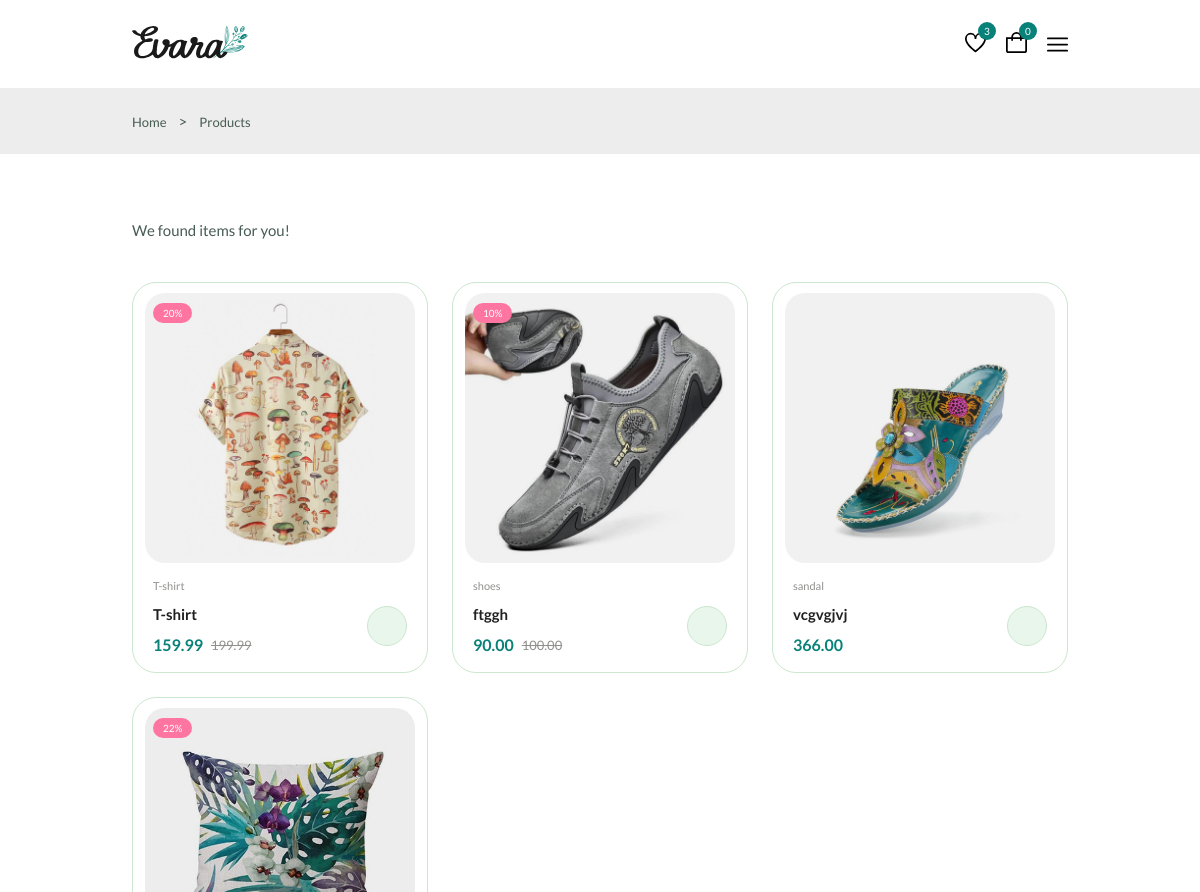
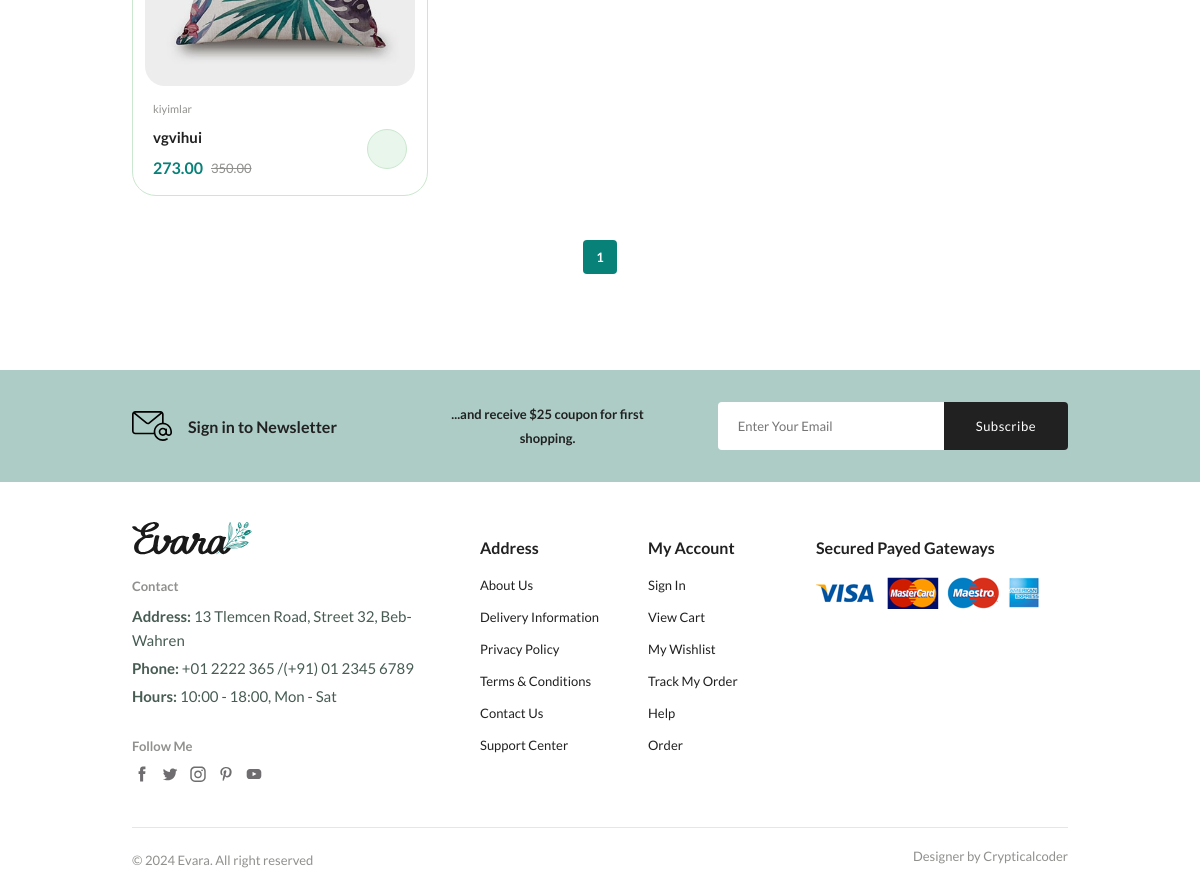
The app's page /shop/ with its own data (2 pictures, top to bottom).
### shop/models/products.py (models this page shows, shortened)
class Product(models.Model):
    category = models.ForeignKey(Category, on_delete=models.CASCADE, related_name='products')
    name = models.CharField(max_length=100)
    brand = models.CharField(max_length=100)
    price = models.DecimalField(max_digits=10, decimal_places=2)
    discount = models.IntegerField(default=0)
    description = models.TextField()
    quotity = models.IntegerField(default=0)
    image = models.ImageField(upload_to='products/', null=True, blank=True)
    discount_price = models.DecimalField(max_digits=10, decimal_places=2, null=True, blank=True)

class Category(models.Model):
    name = models.CharField(max_length=100)
    image = models.ImageField(upload_to='category_images/', null=True, blank=True)

### shop/views/shop.py (the view)
# urls.py: path('shop/', shop_page, name='shop'),
def shop_page(request):
    products = Product.objects.all()
    q = request.GET.get('q')
    if q:
        products = Product.objects.filter(Q(name__icontains=q) | Q(description__icontains=q))
    paginator = Paginator(products, 8)
    cart = Cart(request)
    page = request.GET.get('page')
    page_products = paginator.get_page(page)
    data = {
        "path": "Products",
        "products": page_products,
        'cart_count': cart.get_count()
    }
    return render(request, 'shop/shop.html', context=data)

### shop/views/cart.py (called while the page is built)
    def get_count(self):
        print(self.cart)
        return len(self.cart.keys())

### shop/templates/shop/shop.html
{% extends "base.html" %}
{% block main %}
    {% include "components/path.html" %}
    {% include "components/shop.html" %}
    {% include "components/letter.html" %}
{% endblock main %}

### templates/components/shop.html (shortened to what this page needs)
<section class="products container section--lg">
  <p class="total__products">We found  items for you!</p>
  <div class="products__container grid">
    {% for product in products %}
      <div class="product__item">
        <div class="product__banner">
          <a href="{% url 'dashboard' %}" class="product__images">
          </a>
          {% if product.discount > 0 %}
          <div class="product__badge light-pink">{{ product.discount }}%</div>
          {% endif %}
        </div>
        <div class="product__content">
          <span class="product__category">{{ product.category.name }}</span>
          <a href="details.html">
            <h3 class="product__title">{{ product.name }}</h3>
          </a>
          <div class="product__price flex">
            {% if product.discount > 0 %}
            <span class="new__price">{{ product.discount_price }}</span>
            <span class="old__price">{{ product.price }}</span>
            {% else %}
            <span class="new__price">{{ product.price }}</span>
            {% endif %}
          </div>
          <a href="{% url 'add_to_cart' product.id %}"
            class="action__btn cart__btn"
            aria-label="Add To Cart"
            data-product-id="{{ product.id }}">
          </a>
        </div>
      </div>
    {% endfor %}
  </div>
  <ul class="pagination">
    {% for page in products.paginator.page_range %}
      <li><a href="?page={{ page }}" class="pagination__link {% if products.number == page %}active{% endif %}">{{ page }}</a></li>
    {% endfor %}
  </ul>
</section>

### records on screen
Product: discount "20", category.name "T-shirt", name "T-shirt", discount_price "159.99", price "199.99"
Product: discount "10", category.name "shoes", name "ftggh", discount_price "90.00", price "100.00"
Product: category.name "sandal", name "vcgvgjvj", price "366.00"
Product: discount "22", category.name "kiyimlar", name "vgvihui", discount_price "273.00", price "350.00"

### other values on screen
{{ cart_count }} "0"
{{ path }} "Products"
{{ page }} "1"
